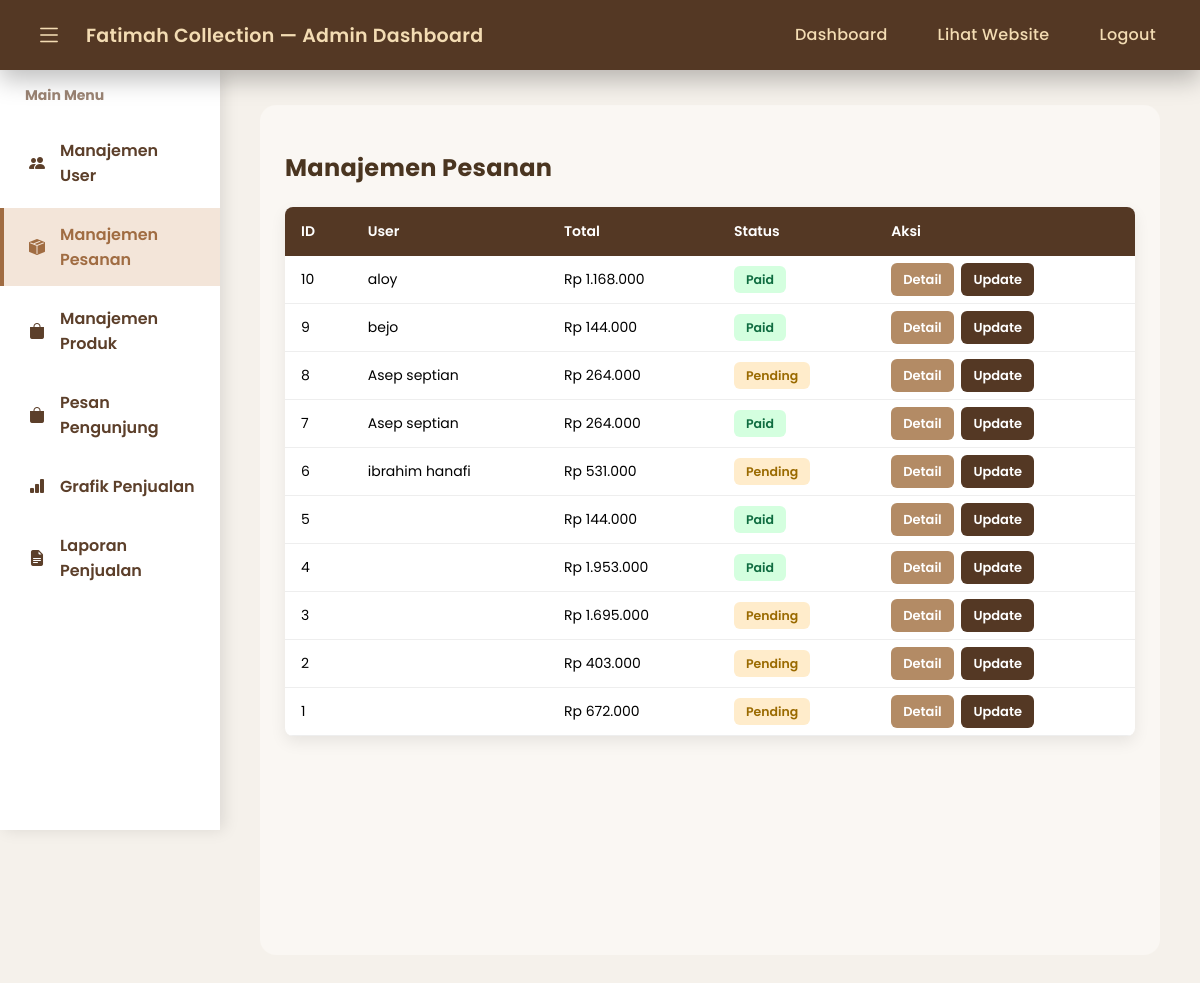
/admin/orders/index.php, run on the app's committed database.
### tables this page shows
CREATE TABLE `orders` (
  `id` int(11) NOT NULL,
  `user_id` int(11) DEFAULT NULL,
  `total_price` int(11) NOT NULL,
  `status` enum('pending','paid','cancelled') DEFAULT 'pending',
  `payment_method` varchar(50) DEFAULT 'manual',
  `created_at` datetime DEFAULT current_timestamp(),
  `order_code` varchar(50) DEFAULT NULL
);

CREATE TABLE `users` (
  `id` int(11) NOT NULL,
  `name` varchar(100) NOT NULL,
  `email` varchar(150) NOT NULL,
  `password` varchar(255) NOT NULL,
  `created_at` datetime DEFAULT current_timestamp(),
  `profile_photo` varchar(255) DEFAULT NULL
);

### admin/orders/index.php (the view, shortened to what this page needs)
<?php
include '../layout.php';
include '../../app/config/database.php';
$result = $db->query("
    SELECT o.*, u.name AS user_name
    FROM orders o
    LEFT JOIN users u ON o.user_id = u.id
    ORDER BY o.id DESC
");
?>
<div class="content">
    <div class="order-container">
        <h2 class="page-title">Manajemen Pesanan</h2>
        <table class="table-order">
            <thead>
                <tr>
                    <th>ID</th>
                    <th>User</th>
                    <th>Total</th>
                    <th>Status</th>
                    <th>Aksi</th>
                </tr>
            </thead>
            <tbody>
                <?php while ($row = $result->fetch_assoc()): ?>
                <tr>
                    <td data-label="ID"><?= $row['id'] ?></td>
                    <td data-label="User"><?= $row['user_name'] ?></td>
                    <td data-label="Total">Rp <?= number_format($row['total_price'], 0, ',', '.') ?></td>
                    <td data-label="Status">
                        <span class="badge badge-<?= $row['status'] ?>">
                            <?= ucfirst($row['status']) ?>
                        </span>
                    </td>
                    <td data-label="Aksi">
                        <a href="view.php?id=<?= $row['id'] ?>" class="btn-act btn-view">Detail</a>
                        <a href="edit.php?id=<?= $row['id'] ?>" class="btn-act btn-update">Update</a>
                    </td>
                </tr>
                <?php endwhile; ?>
            </tbody>
        </table>
    </div>
</div>

### admin/layout.php (style rules this page uses)
body { margin: 0; padding: 0; font-family: 'Poppins', sans-serif; background: #f5f1eb; transition: .3s; }
.content { margin-left: 220px; margin-top: 70px; padding: 35px 40px; transition: .3s; }

### admin/orders/index.php (style rules this page uses)
.order-container { background: #faf7f3; padding: 25px; min-height: 100vh; border-radius: 16px; }
.page-title { font-size: 24px; font-weight: 700; margin-bottom: 22px; color: #4a3520; letter-spacing: 0.3px; }
.table-order { width: 100%; border-collapse: collapse; background: #ffffff; border-radius: 8px; overflow: hidden; box-shadow: 0 6px 16px rgba(0,0,0,0.08); }
.table-order thead th { background: #543824; padding: 14px 16px; color: #fff; font-size: 14px; font-weight: 600; text-align: left; }
.table-order tbody tr td { padding: 13px 16px; border-bottom: 1px solid #eee; font-size: 14px; }
.badge { padding: 5px 12px; border-radius: 6px; font-size: 12.5px; font-weight: 600; }
.badge-pending { background:#ffeccb; color:#9a6a00; }
.badge-paid { background:#d4ffdf; color:#0f6c40; }
.btn-act { padding: 7px 12px; border-radius: 6px; font-size: 13px; font-weight: 600; text-decoration: none; color: #fff; transition: .2s; margin-right: 4px; }
.btn-update { background: #543824; }
.btn-view { background: #b38b65; }

### data on the page
orders: id "10", user.name "aloy", total_price "1.168.000", status "Paid"
orders: id "9", user.name "bejo", total_price "144.000", status "Paid"
orders: id "8", user.name "Asep septian", total_price "264.000", status "Pending"
orders: id "7", user.name "Asep septian", total_price "264.000", status "Paid"
orders: id "6", user.name "ibrahim hanafi", total_price "531.000", status "Pending"
orders: id "5", total_price "144.000", status "Paid"
orders: id "4", total_price "1.953.000", status "Paid"
orders: id "3", total_price "1.695.000", status "Pending"
orders: id "2", total_price "403.000", status "Pending"
orders: id "1", total_price "672.000", status "Pending"
